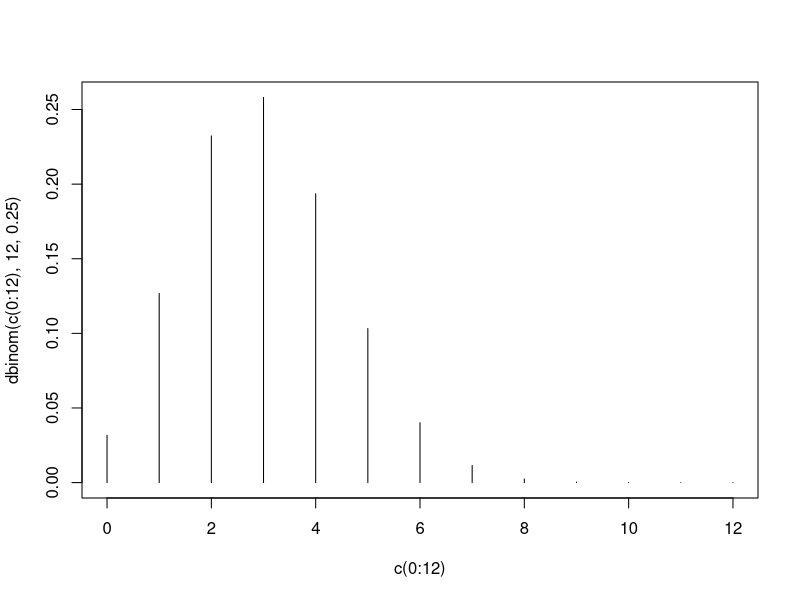
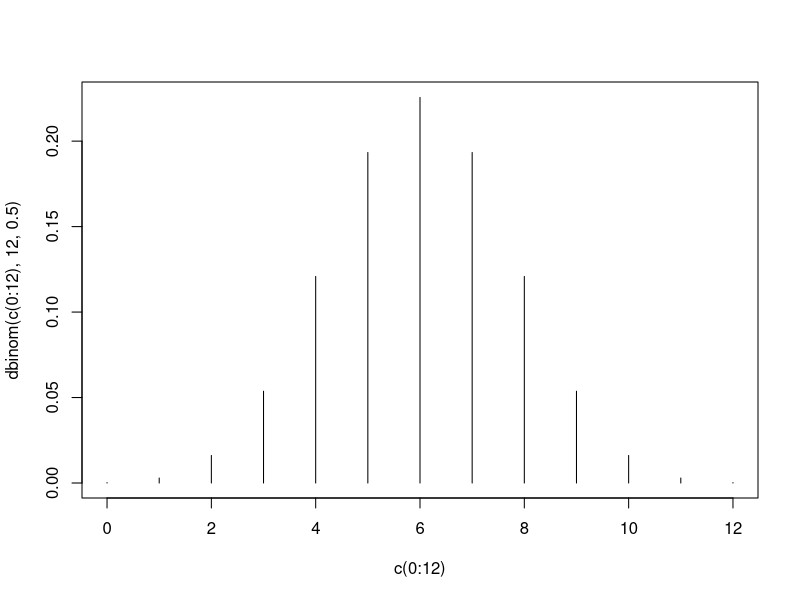
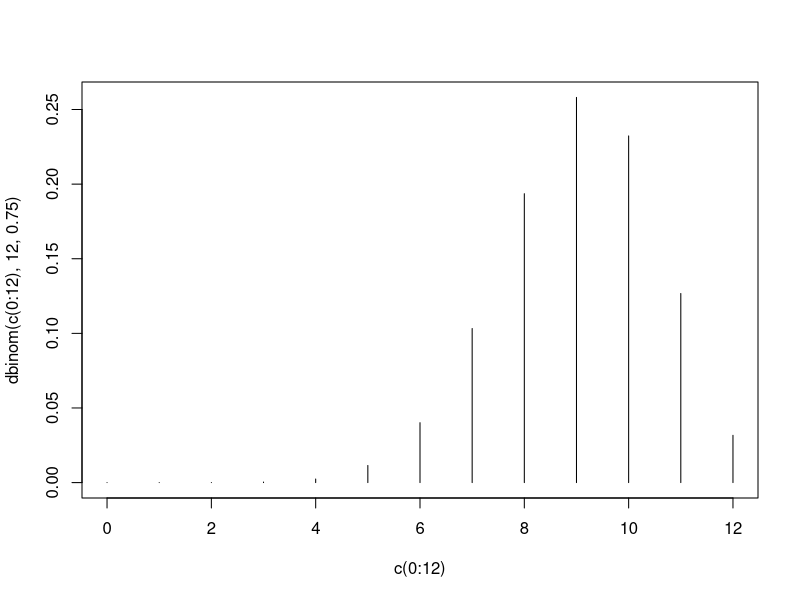

Generate these figures, in order, with R:
## ---- chunk 1
knitr::opts_chunk$set(echo = TRUE)
## ---- chunk 2
plot(c(0:12), dbinom(c(0:12), 12, 0.25), type="h")
plot(c(0:12), dbinom(c(0:12), 12, 0.5), type="h")
plot(c(0:12), dbinom(c(0:12), 12, 0.75), type="h")
## ---- chunk 3
cat("Bin(5, 3/7) for x = 0: ", dbinom(0, size=5, prob=3/7), "\n")
cat("Bin(5, 3/7) for x = 1: ", dbinom(1, size=5, prob=3/7), "\n")
cat("Bin(5, 3/7) for x = 2: ", dbinom(2, size=5, prob=3/7), "\n")
cat("Bin(5, 3/7) for x = 3: ", dbinom(3, size=5, prob=3/7), "\n")
cat("Bin(5, 3/7) for x = 4: ", dbinom(4, size=5, prob=3/7), "\n")
cat("Bin(5, 3/7) for x = 5: ", dbinom(5, size=5, prob=3/7), "\n")
## ---- chunk 4
cat("First Quartile: ", qbeta(1/4, shape1=3, shape2=3), "\n")
cat("Median: ", qbeta(1/2, shape1=3, shape2=3), "\n")
cat("Third Quartile: ", qbeta(3/4, shape1=3, shape2=3), "\n")
## ---- chunk 5
cat("P{X <= 0} for chisq(2): ", pchisq(0, df=2), "\n")
cat("P{X <= 1} for chisq(2): ", pchisq(1, df=2), "\n")
cat("P{X <= 2} for chisq(2): ", pchisq(2, df=2), "\n")
cat("P{X <= 3} for chisq(2): ", pchisq(3, df=2), "\n")
## ---- chunk 6
c<-rpois(80, lambda = 5) # Simulating 80 poisson values
table(c)
cat("\n\nMean for 80 simulated Poisson values: ", mean(c), "\n")
cat("Variance for 80 simulated values: ", var(c), "\n")
